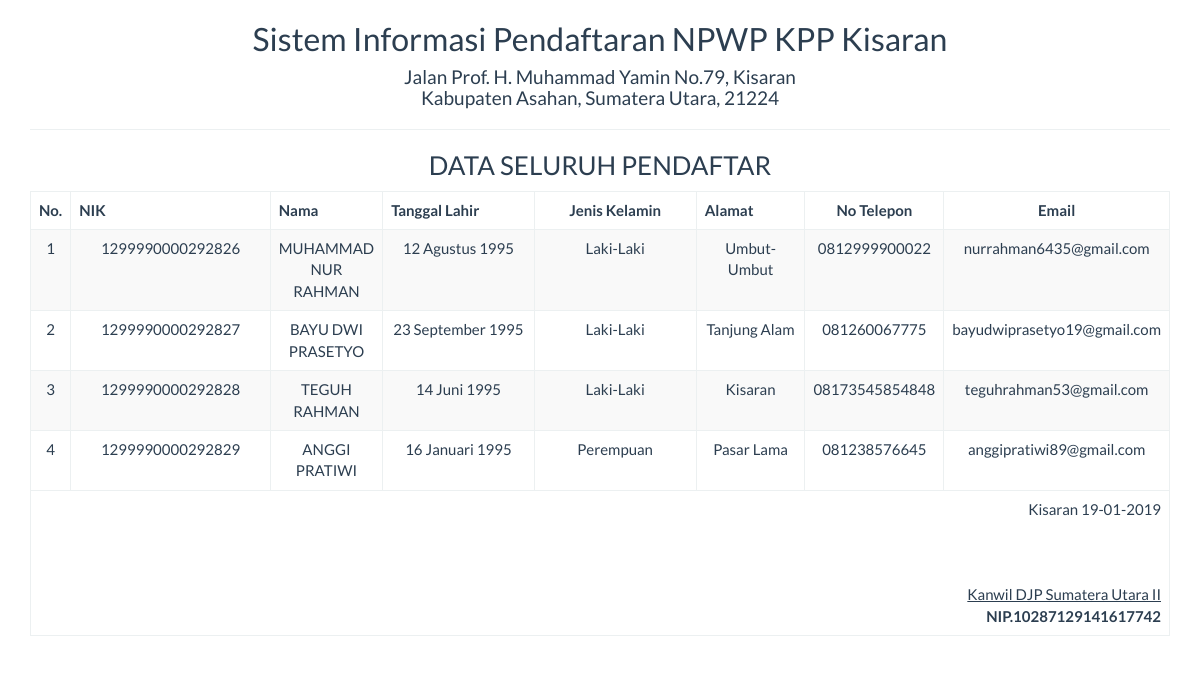
Screenshot of /report/data_semua.php with the database file from the repository.
### tables this page shows
CREATE TABLE `daftar` (
  `nik` varchar(50) NOT NULL,
  `nama` varchar(50) NOT NULL,
  `tgl_lahir` varchar(30) NOT NULL,
  `jenis_kelamin` varchar(50) NOT NULL,
  `alamat` varchar(50) NOT NULL,
  `no_telepon` varchar(30) NOT NULL,
  `email` varchar(50) NOT NULL
);

### report/data_semua.php (the view, shortened to what this page needs)
<!DOCTYPE html>
<html>
    <head>
        <link href="../Assets/css/bootstrap.min.css" rel="stylesheet" type="text/css"/>
    </head>
    <body onload="print()">
        <?php
        include '../config/koneksi.php';
        ?>
        <div class="container">
            <div class='row'>
                <div class="col-sm-12">
                    <div class="text-center">
                        <h2>Sistem Informasi Pendaftaran NPWP KPP Kisaran </h2>
                        <h4>Jalan Prof. H. Muhammad Yamin No.79, Kisaran <br> Kabupaten Asahan, Sumatera Utara, 21224</h4>
                        <hr>
                        <h3>DATA SELURUH PENDAFTAR</h3>
                        <table class="table table-bordered table-striped table-hover">
                        <tbody>
                                <thead>
								<tr>
									<th>No.</th><th width="18%">NIK</th><th>Nama</th><th width="14%">Tanggal Lahir</th><th width="15%"><center>Jenis Kelamin</center></th><th width="10%">Alamat</th><th><center>No Telepon</center></th><th><center>Email</center></th>
								</tr>
								</thead>
							<tbody>
                            <?php
                            $sql = "SELECT * FROM daftar";
                            $query = mysqli_query($koneksi, $sql) or die("SQL Anda Salah");
                            $nomor = 0;
                            while ($data = mysqli_fetch_array($query)) {
                                $nomor++;
                                ?>
                                <tr>
                                    <td><?= $nomor ?></td>
									<td><?= $data['nik'] ?></td>
                                    <td><?= $data['nama'] ?></td>
                                    <td><?= $data['tgl_lahir'] ?></td>
                                    <td><?= $data['jenis_kelamin'] ?></td>
									<td><?= $data['alamat'] ?></td>
									<td><?= $data['no_telepon'] ?></td>
									<td><?= $data['email'] ?></td>
                                </tr>
                            <?php } ?>
							</tbody>
                        </tbody>
                            <tfoot>
                                <tr>
                                    <td colspan="8" class="text-right">
                                        Kisaran  <?= date("d-m-Y") ?>
                                        <br><br><br><br>
                                        <u>Kanwil DJP Sumatera Utara II<strong></u><br>
                                        NIP.10287129141617742
									</td>
								</tr>
							</tfoot>
                        </table>
                    </div>
                </div>
            </div>
    </body>
</html>

### rows the page displays
daftar: nik "1299990000292826", nama "MUHAMMAD NUR RAHMAN", tgl_lahir "12 Agustus 1995", jenis_kelamin "Laki-Laki", alamat "Umbut-Umbut", no_telepon "0812999900022", email "nurrahman6435@gmail.com"
daftar: nik "1299990000292827", nama "BAYU DWI PRASETYO", tgl_lahir "23 September 1995", jenis_kelamin "Laki-Laki", alamat "Tanjung Alam", no_telepon "081260067775", email "bayudwiprasetyo19@gmail.com"
daftar: nik "1299990000292828", nama "TEGUH RAHMAN", tgl_lahir "14 Juni 1995", jenis_kelamin "Laki-Laki", alamat "Kisaran", no_telepon "08173545854848", email "teguhrahman53@gmail.com"
daftar: nik "1299990000292829", nama "ANGGI PRATIWI", tgl_lahir "16 Januari 1995", jenis_kelamin "Perempuan", alamat "Pasar Lama", no_telepon "081238576645", email "anggipratiwi89@gmail.com"
